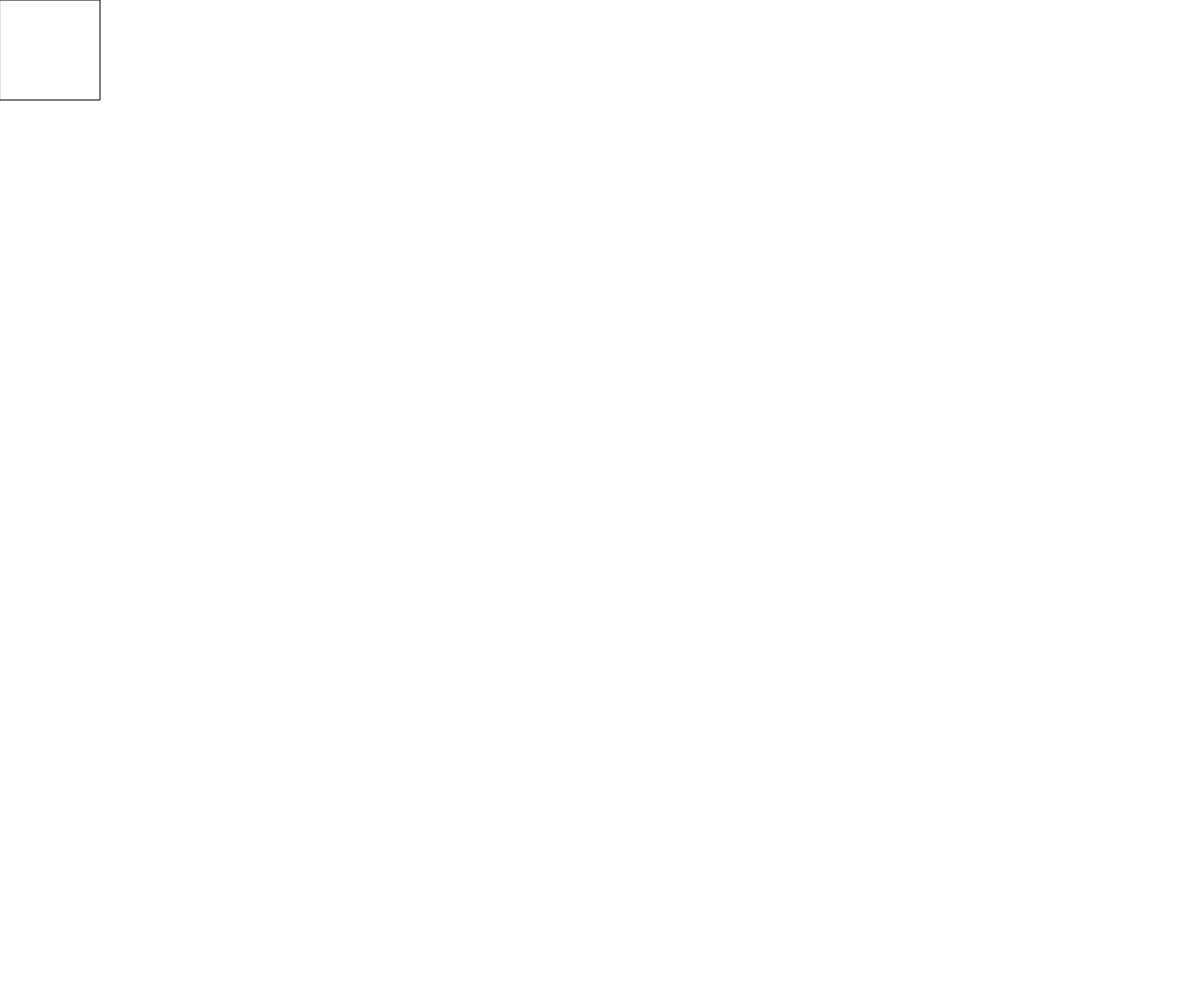
Frame 1 (no input)
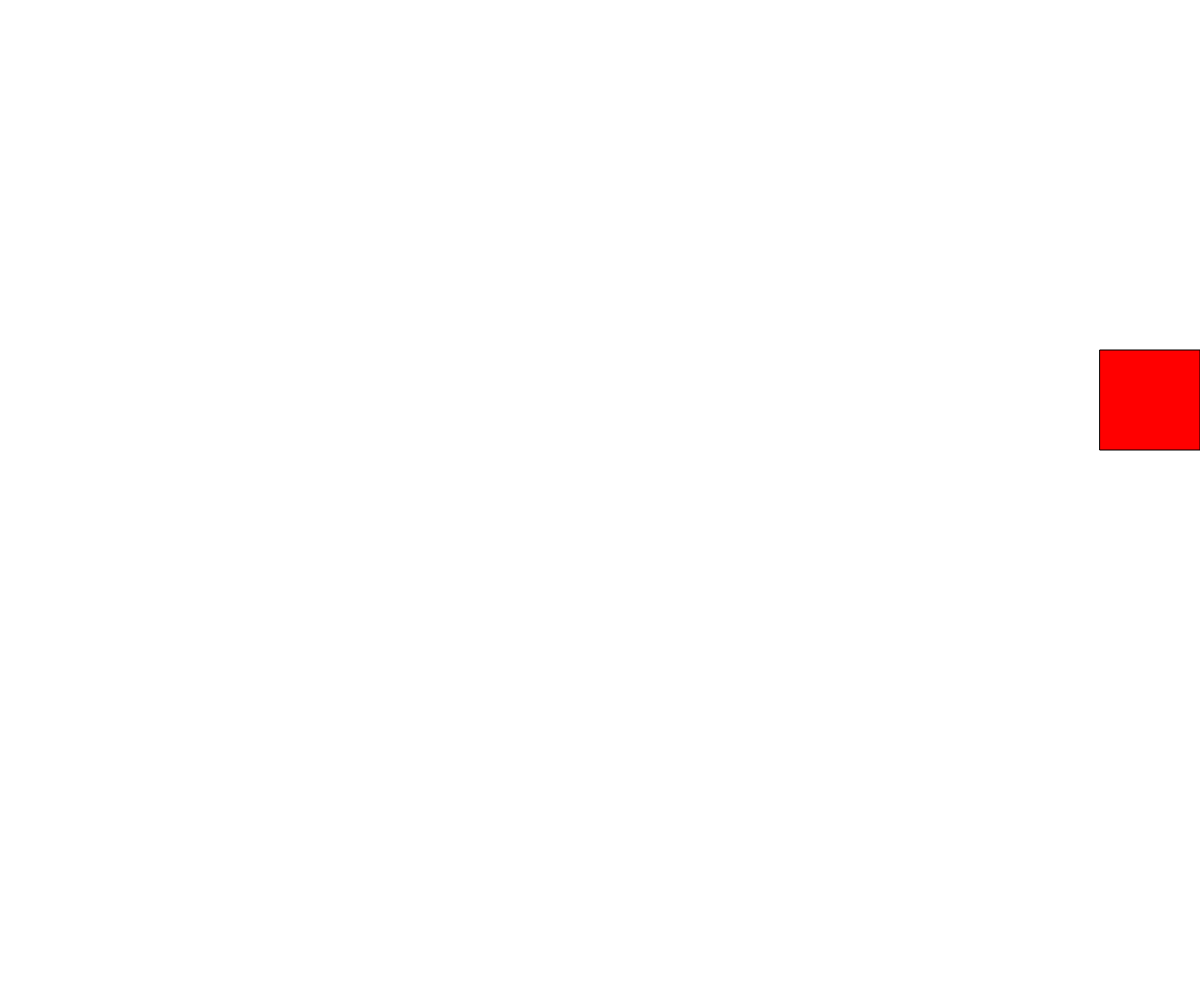
Frame 60 (no input)
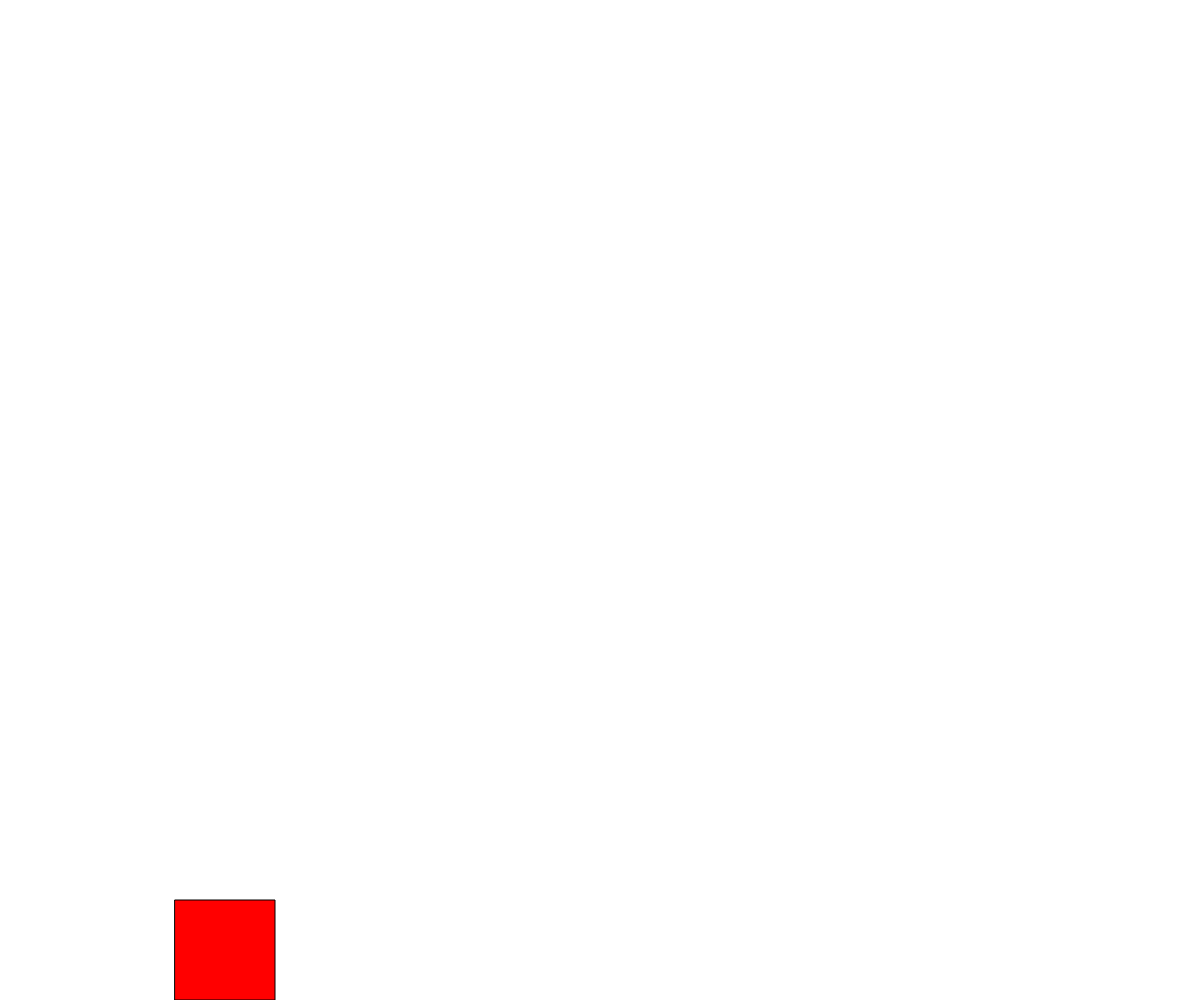
Frame 120 (the mouse pressed at the canvas centre since frame 60)

The p5.js sketch that drew these frames (run headless with seeded random() and noise() and a simulated clock; from frame 60 on, the mouse is pressed at the canvas centre):

// p5.js sketch
// ── sketch.js
// Project Title
// Your Name
// Date
//
// Extra for Experts:
// - describe what you did to take this project "above and beyond"

let squareSize = 100;
let x = 0;
let y = 0;
let speed = 25;

function setup() {
  createCanvas(windowWidth, windowHeight);
}

function draw() {
  background(255);
  drawSquare();
  movingSquare();
}

function drawSquare() {
  square(x, y, squareSize);
  fill("red");
}

function movingSquare() { 
  // down state
  if (x >= 0 && y <= 0 && x <= windowWidth-squareSize) {
    y = 0;
    x += speed;
  }
  // right state
  else if (x >= windowWidth-squareSize && y >= 0 && y <= windowHeight-squareSize) {
    x = windowWidth-squareSize;
    y += speed;
  }
  // left state
  else if (x <= windowWidth-squareSize && y >= windowHeight-squareSize && x>=0) {
    y = windowHeight-squareSize;
    x -= speed;
  }
  // up state
  else if (x<= 0 && y<= windowHeight-squareSize && y >=0) {
    x = 0;
    y -= speed;
  }
}
